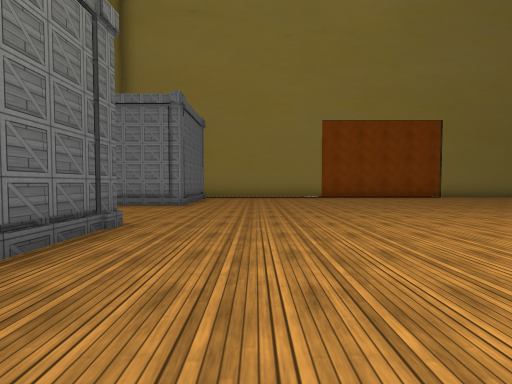
View 1 (above)

22 first-person views from a walk through a Unity game level. The camera is 1.2 m above the floor, tilts 2° down and sees 90° across. The floor is counted in squares, 2 m on a side. Each view is taken from the middle of a square. On the plan, view 1 faces up. The plan holds only what a view shows up to about 9 squares ahead; the rest is blank. The place goes on beyond the plan. The player character is not drawn. Some animated figures are not drawn. Some surface patterns are stand-ins.

View 2
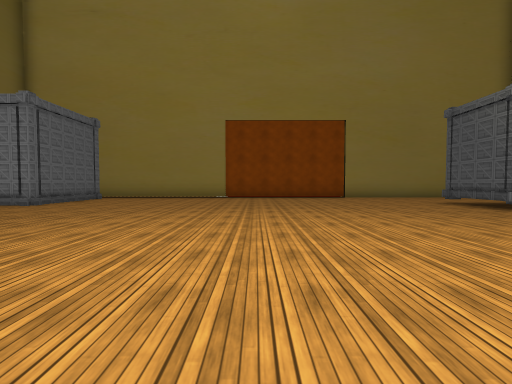

View 3
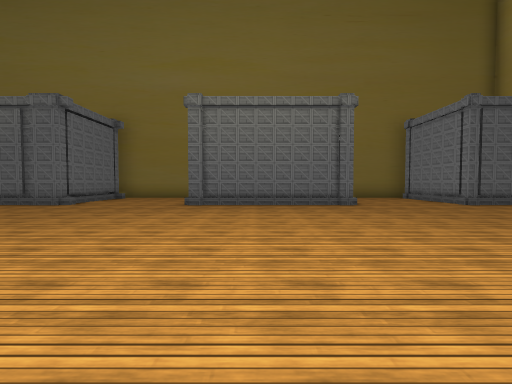

View 4
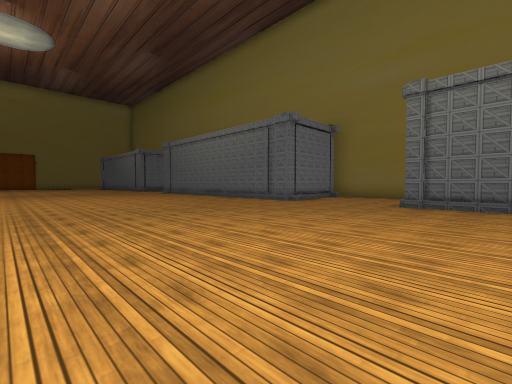

View 5
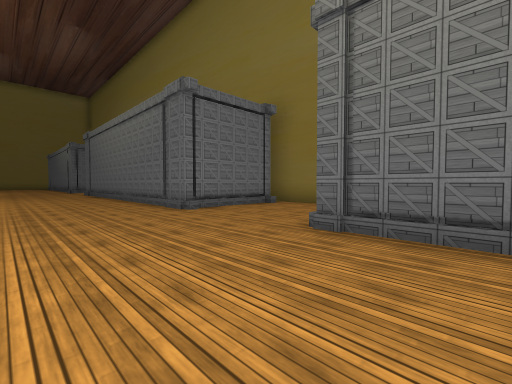

View 6
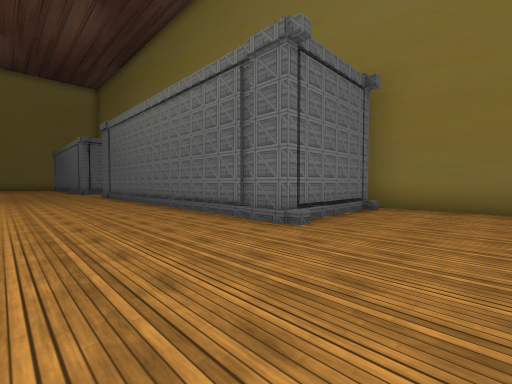

View 7
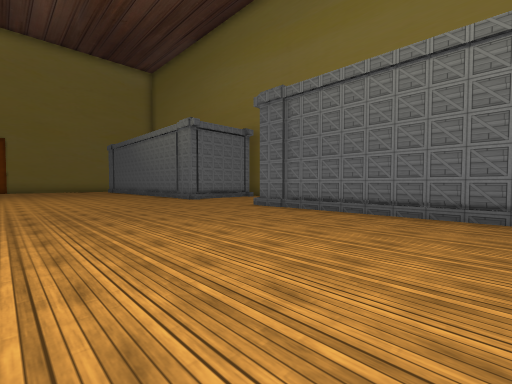

View 8
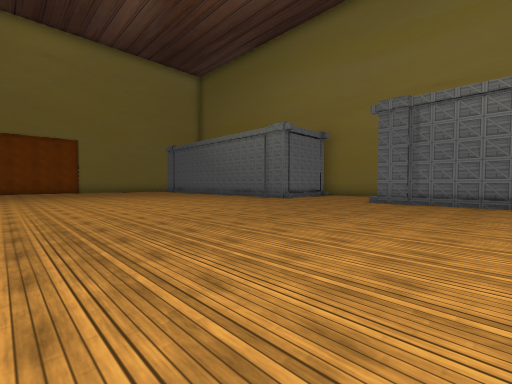

View 9
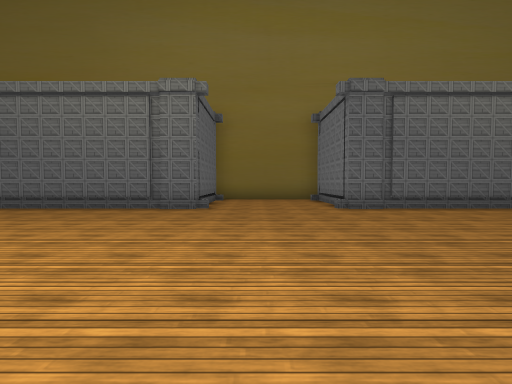

View 10
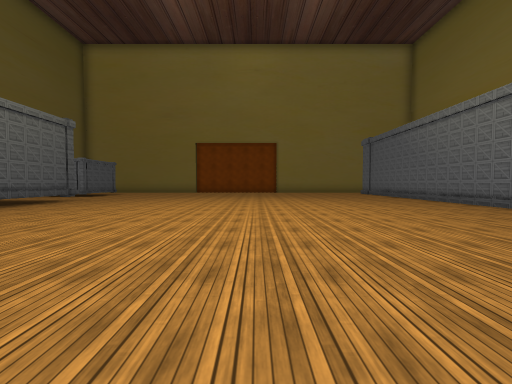

View 11
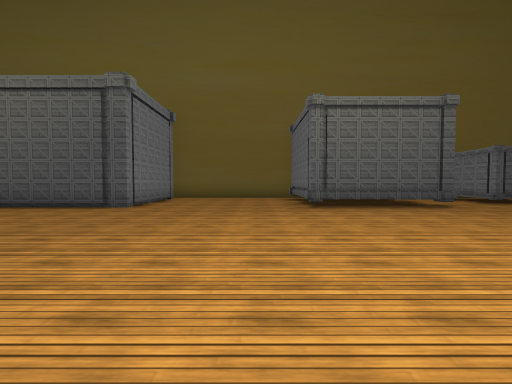

View 12
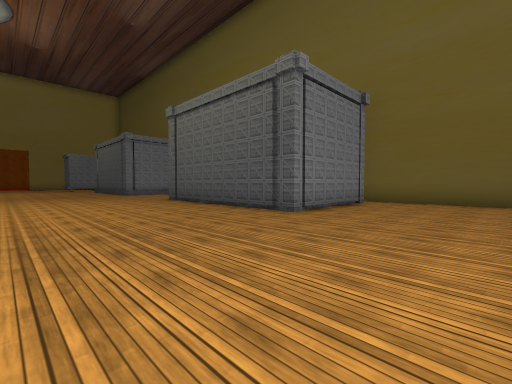

View 13
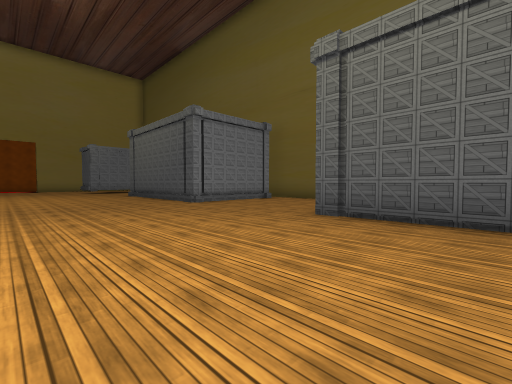

View 14
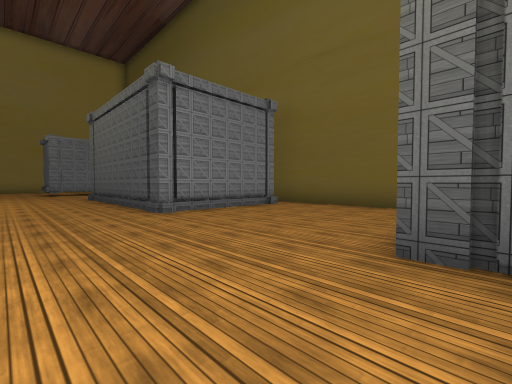

View 15
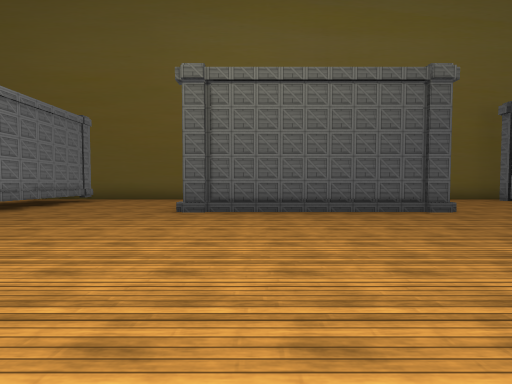

View 16
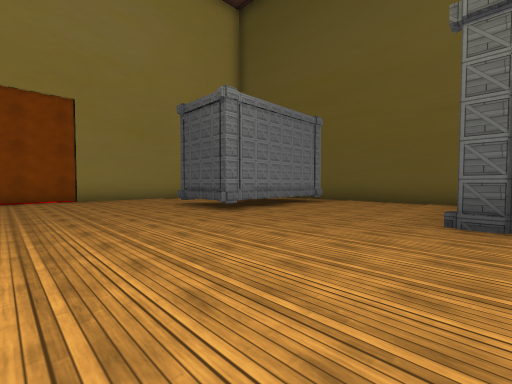

View 17
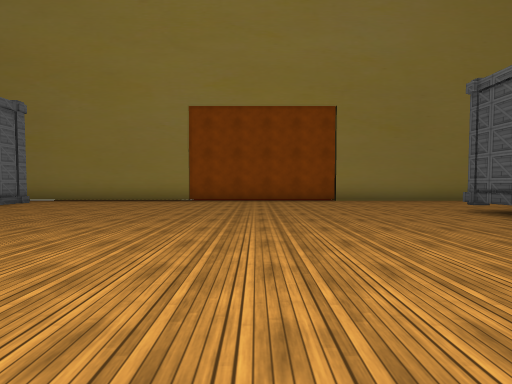

View 18
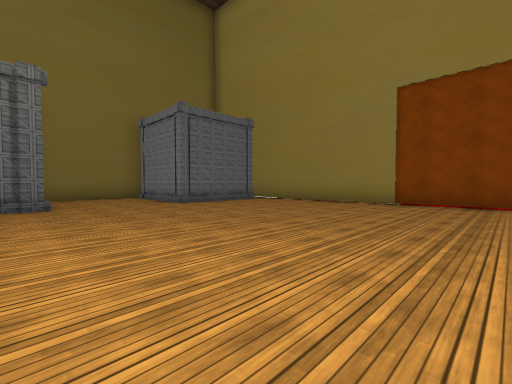

View 19
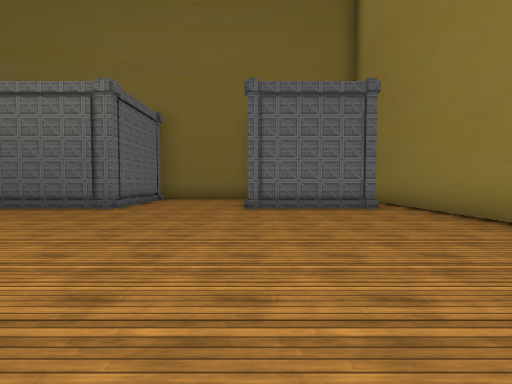

View 20
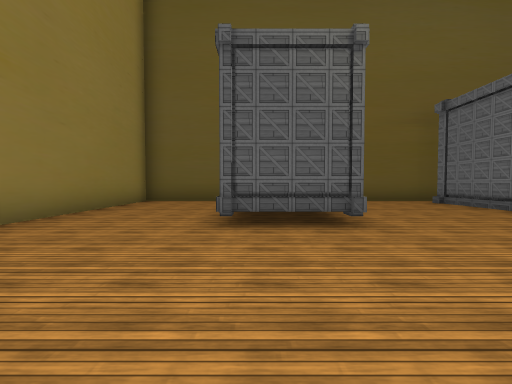

View 21
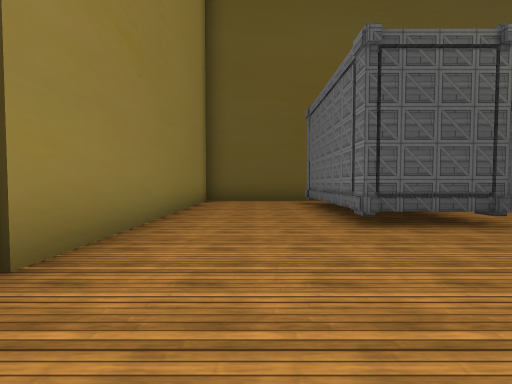

View 22
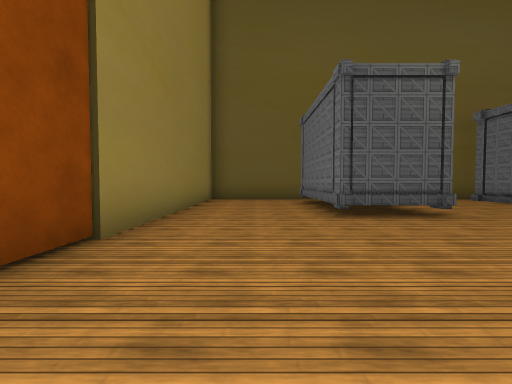

### Floor plan
Points are (right, up) in squares from view 1. A wall is a line through its corners. A room is listed if a view was taken in it or the views show most of it. See-through windows are left out.
Room 1 (views 1, 2, 3, 4, 5, 6, 7, 8, 9, 10, 11, 12, 13, 14, 15, 16, 17, 18, 19, 20, 21, 22)
walls: (13.2, -8.4) (13.9, -8.4); (13.8, -4) (10.3, -4) (10.3, 1.6); (14.5, -7.2) (14.5, -3.4); (11.5, 1.5) (13.9, 1.5); (-5, -4.3) (-2, -4.3) (-2, -13.8) (-5, -13.8); (-5.5, -2) (-5.5, -4.9); (14.5, 0.9) (14.5, 5.2); (13.8, -13.8) (10.3, -13.8) (10.3, -8.2); (-5, 3.7) (-2, 3.7) (-2, -0.9); (13.8, 5.5) (9.6, 5.5) (9.6, 7.5) (13.6, 7.5); (14.5, -17) (14.5, -13.5); (-5, -17.4) (-2, -17.4) (-2, -22.1); (-5.5, 5.4) (-5.5, 3.9); (14.5, 7.2) (14.5, 10.7) (-3.9, 10.7)
low walls: (-4.4, -4.6) (-2.5, -4.6)
objects: other object (-4, 7) to (-2, 9); other object (11, -22) to (13, -19)

Positions as (right, up) in squares from view 1, and headings:
1: (0, 0), facing up
2: (4, 0), facing up
3: (5, 1), facing left
4: (5, 1), facing down-left
5: (1, 1), facing down-left
6: (1, -2), facing down-left
7: (3, -9), facing down-left
8: (6, -11), facing down-left
9: (4, -16), facing left
10: (4, -13), facing down
11: (4, -17), facing right
12: (6, -17), facing up-right
13: (6, -11), facing up-right
14: (8, -9), facing up-right
15: (5, 0), facing right
16: (6, 1), facing up-right
17: (5, 2), facing up
18: (5, 3), facing up-left
19: (4, 7), facing left
20: (6, 7), facing right
21: (6, 9), facing right
22: (5, 9), facing right
